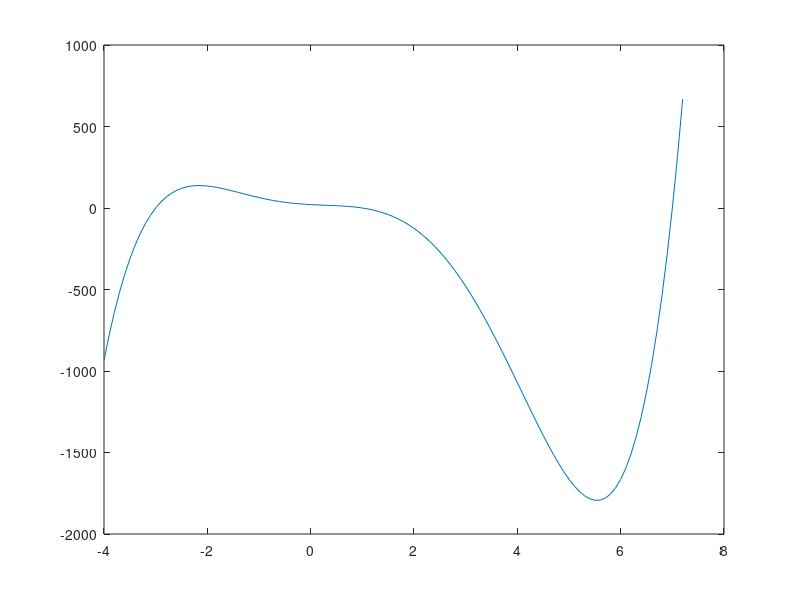

MATLAB code for this plot:
#exercise 1:
#p(x)=1x^5 -5x^4 -16x^3 +16x^2 -17x +21

#b)
p = [1,-5,-16,16,-17,21];
polyval(p,-2.5)

#a)[-4,7.2]
x=-4:0.1:7.2;
px=polyval(p,x);
plot(x,px);

#c)
roots(p)

